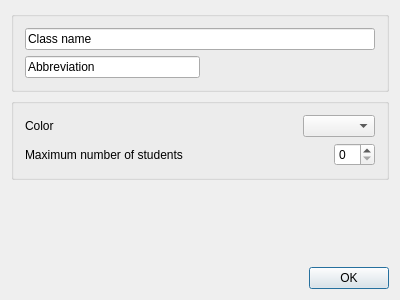
<?xml version="1.0" encoding="UTF-8"?>
<ui version="4.0">
 <class>ClassesDialog</class>
 <widget class="QDialog" name="ClassesDialog">
  <property name="geometry">
   <rect>
    <x>0</x>
    <y>0</y>
    <width>400</width>
    <height>300</height>
   </rect>
  </property>
  <property name="windowTitle">
   <string>ClassesDialog</string>
  </property>
  <layout class="QGridLayout" name="gridLayout_6">
   <item row="0" column="0">
    <layout class="QGridLayout" name="gridLayout_5">
     <item row="0" column="0">
      <widget class="QGroupBox" name="groupBox">
       <property name="title">
        <string/>
       </property>
       <layout class="QGridLayout" name="gridLayout_2">
        <item row="0" column="0">
         <layout class="QGridLayout" name="gridLayout">
          <item row="1" column="0">
           <layout class="QHBoxLayout" name="horizontalLayout">
            <item>
             <widget class="QLineEdit" name="Abbreviation">
              <property name="text">
               <string>Abbreviation</string>
              </property>
             </widget>
            </item>
            <item>
             <spacer name="horizontalSpacer">
              <property name="orientation">
               <enum>Qt::Horizontal</enum>
              </property>
              <property name="sizeHint" stdset="0">
               <size>
                <width>40</width>
                <height>20</height>
               </size>
              </property>
             </spacer>
            </item>
           </layout>
          </item>
          <item row="0" column="0">
           <layout class="QVBoxLayout" name="verticalLayout">
            <item>
             <widget class="QLineEdit" name="Name">
              <property name="text">
               <string>Class name</string>
              </property>
             </widget>
            </item>
           </layout>
          </item>
         </layout>
        </item>
       </layout>
      </widget>
     </item>
     <item row="3" column="0">
      <layout class="QHBoxLayout" name="horizontalLayout_4">
       <item>
        <spacer name="horizontalSpacer_4">
         <property name="orientation">
          <enum>Qt::Horizontal</enum>
         </property>
         <property name="sizeHint" stdset="0">
          <size>
           <width>40</width>
           <height>20</height>
          </size>
         </property>
        </spacer>
       </item>
       <item>
        <widget class="QPushButton" name="Ok">
         <property name="text">
          <string>OK</string>
         </property>
        </widget>
       </item>
      </layout>
     </item>
     <item row="1" column="0">
      <widget class="QGroupBox" name="groupBox_2">
       <property name="title">
        <string/>
       </property>
       <layout class="QGridLayout" name="gridLayout_4">
        <item row="0" column="0">
         <layout class="QGridLayout" name="gridLayout_3">
          <item row="0" column="0">
           <layout class="QHBoxLayout" name="horizontalLayout_2">
            <item>
             <widget class="QLabel" name="label">
              <property name="text">
               <string>Color</string>
              </property>
             </widget>
            </item>
            <item>
             <spacer name="horizontalSpacer_2">
              <property name="orientation">
               <enum>Qt::Horizontal</enum>
              </property>
              <property name="sizeHint" stdset="0">
               <size>
                <width>40</width>
                <height>20</height>
               </size>
              </property>
             </spacer>
            </item>
            <item>
             <widget class="QComboBox" name="Color"/>
            </item>
           </layout>
          </item>
          <item row="1" column="0">
           <layout class="QHBoxLayout" name="horizontalLayout_3">
            <item>
             <widget class="QLabel" name="label_2">
              <property name="text">
               <string>Maximum number of students</string>
              </property>
             </widget>
            </item>
            <item>
             <spacer name="horizontalSpacer_3">
              <property name="orientation">
               <enum>Qt::Horizontal</enum>
              </property>
              <property name="sizeHint" stdset="0">
               <size>
                <width>40</width>
                <height>20</height>
               </size>
              </property>
             </spacer>
            </item>
            <item>
             <widget class="QSpinBox" name="NumberOfStudents"/>
            </item>
           </layout>
          </item>
         </layout>
        </item>
       </layout>
      </widget>
     </item>
     <item row="2" column="0">
      <spacer name="verticalSpacer_2">
       <property name="orientation">
        <enum>Qt::Vertical</enum>
       </property>
       <property name="sizeHint" stdset="0">
        <size>
         <width>20</width>
         <height>40</height>
        </size>
       </property>
      </spacer>
     </item>
    </layout>
   </item>
  </layout>
 </widget>
 <layoutdefault spacing="6" margin="11"/>
 <resources/>
 <connections>
  <connection>
   <sender>Ok</sender>
   <signal>clicked()</signal>
   <receiver>ClassesDialog</receiver>
   <slot>accept()</slot>
   <hints>
    <hint type="sourcelabel">
     <x>333</x>
     <y>275</y>
    </hint>
    <hint type="destinationlabel">
     <x>332</x>
     <y>295</y>
    </hint>
   </hints>
  </connection>
 </connections>
</ui>
